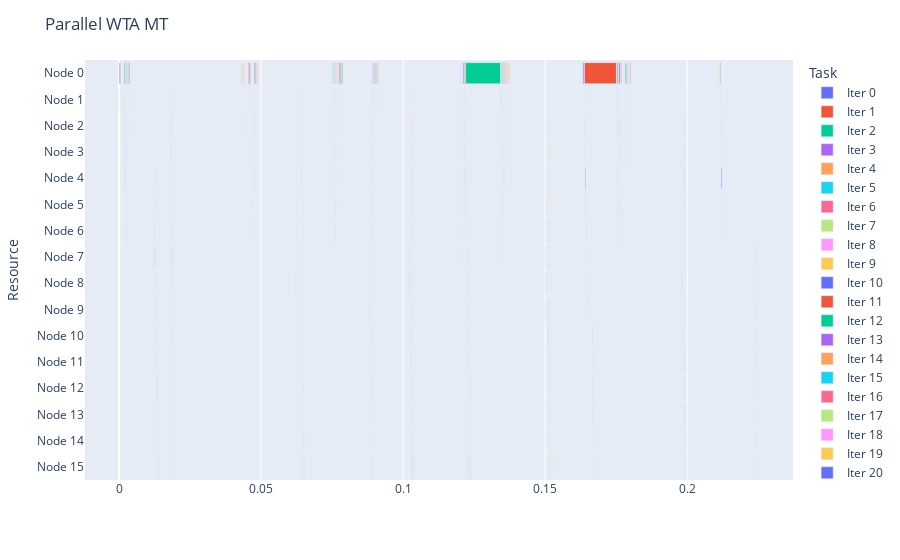

Source (notebook cell):
### Code cell
fig = getDataGantt(logs[1], "Parallel WTA MT")
fig.show()
